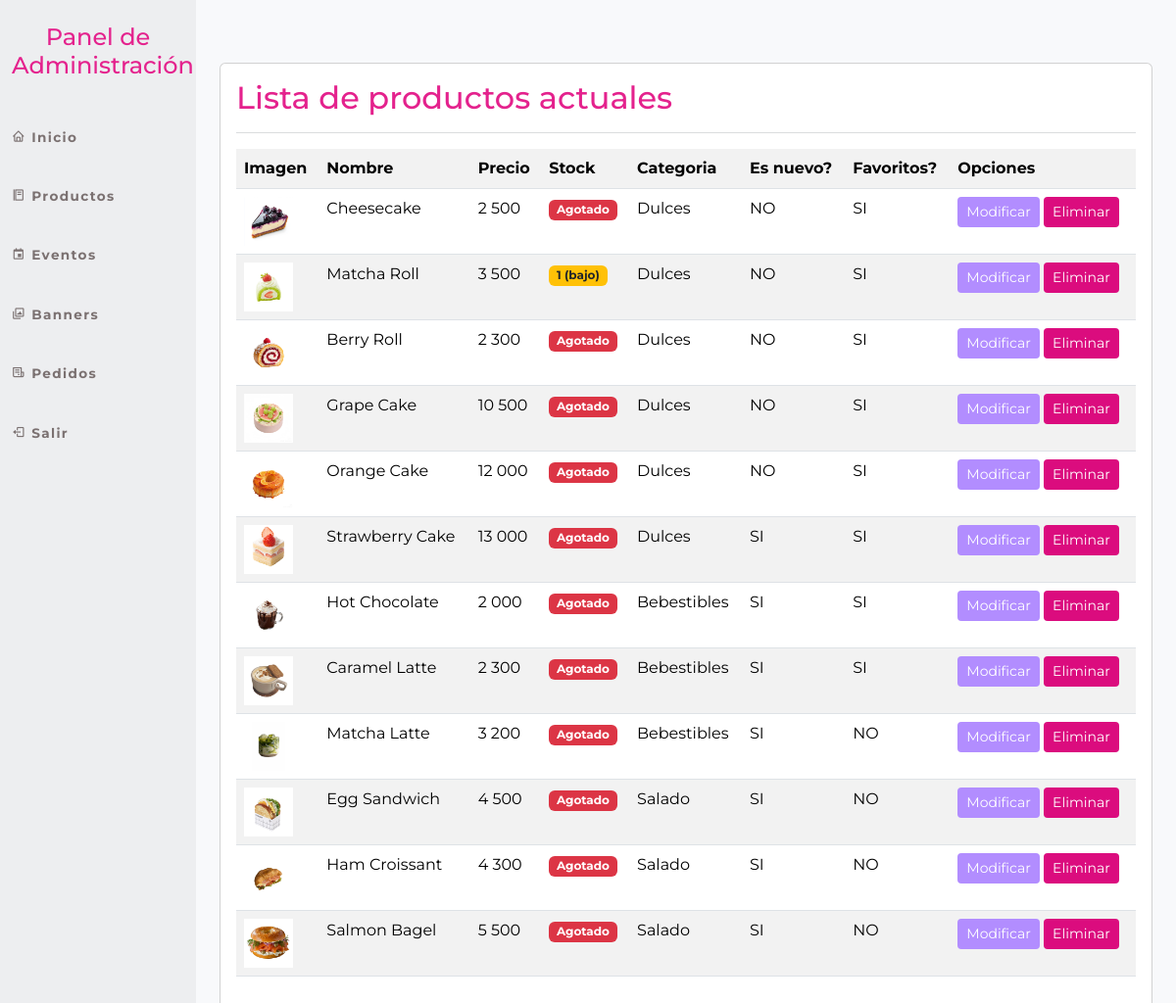
/panel_admin/listar-producto/ (signed in), run on an earlier commit of the app's database.
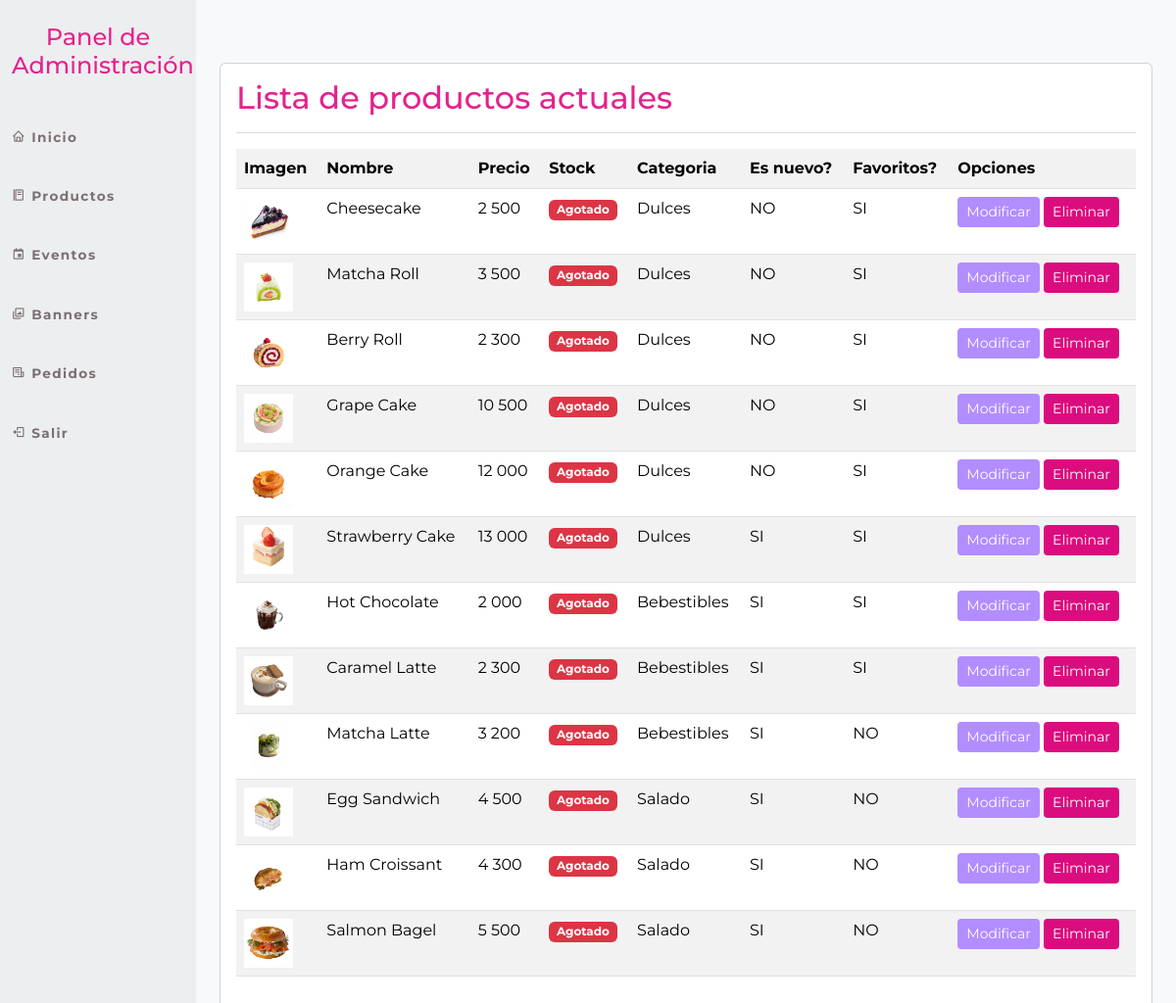
And on a later commit of the database.
### cafeteria_app/models.py (models this page shows, shortened)
class Product(models.Model):
    category = models.ForeignKey(Category, on_delete=models.CASCADE)
    name = models.CharField(max_length=30)
    price = models.PositiveIntegerField()
    descuento = models.IntegerField(default=0, verbose_name="Descuento")
    details = models.TextField(blank=True)
    image = models.ImageField(upload_to='products/', blank=True, null=True)
    stock = models.PositiveIntegerField(default=0, verbose_name="Stock disponible")
    is_new = models.BooleanField(default=False, verbose_name="menu nuevo")
    is_best = models.BooleanField(default=False, verbose_name="mas queridos")

class Category(models.Model):
    name = models.CharField(max_length=15)
    def __str__(self):
        return self.name

### panel_admin/views.py (the view)
# urls.py: path('listar-producto/', listar_producto, name="admin_listar_producto"),
@login_required(login_url='login_admin')
@user_passes_test(es_admin)
def listar_producto(request):
    productos = Product.objects.all()
    data = {
        'productos' : productos
    }
    return render (request,'panel_admin/productos/listarProducto.html', data)

### cafeteria_app/context_processors.py (called while the page is built)
def cart(request):
    return {'cart': Cart(request)}

### panel_admin/views.py (called while the page is built)
def es_admin(user):
    return user.is_staff

### panel_admin/templates/panel_admin/productos/listarProducto.html (shortened to what this page needs)
{% extends 'panel_admin/base.html' %}
{% load crispy_forms_tags %}
{% load humanize %}
{% block main %}
<br><br>
<div class="card">
    <div class="card-body">
        <h2 style="font-family: 'Montserrat', sans-serif; color: #e4228d;">Lista de productos actuales</h2>
        <hr class="border-secondary opacity-25">
        <table class="table table-striped table-hover table-responsive-sm">
            <tr>
                <th>Imagen</th>
                <th>Nombre</th>
                <th>Precio</th>
                <th>Stock</th>
                <th>Categoria</th>
                <th>Es nuevo?</th>
                <th>Favoritos?</th>
                <th>Opciones</th>
            </tr>
            {% for p in productos %}
            <tr>
                <td>
                    {% if p.image %}
                        <img src="{{ p.image.url }}" width="50" alt="{{ p.name }}">
                    {% endif %}
                </td>
                <td>{{ p.name|title }}</td>
                <td>{{ p.price|intcomma }}</td>
                <td>
                    {% if p.stock == 0 %}
                        <span class="badge bg-danger">Agotado</span>
                    {% elif p.stock <= 5 %}
                        <span class="badge bg-warning text-dark">{{ p.stock }} (bajo)</span>
                    {% else %}
                        <span class="badge bg-success">{{ p.stock }}</span>
                    {% endif %}
                </td>
                <td>{{ p.category|title }}</td>
                <td>
                    {% if p.is_new %}
                        SI
                    {% else %}
                        NO
                    {% endif %}
                </td>
                <td>
                    {% if p.is_best %}
                        SI
                    {% else %}
                        NO
                    {% endif %}
                </td>
                <td>
                    <a href="{% url 'admin_modificar_producto' p.id %}" class="btn btn-sm" style="background-color: #B28DFF; color: white;">Modificar</a>
                    <a href="#" onclick="eliminarProducto({{p.id}})" class="btn btn-sm" style="background-color: #db0c7e; color: white;">Eliminar</a>
                </td>
            </tr>
            {% endfor %}
        </table>
    </div>
</div>
{% endblock %}

What changed in the data, as far as the page shows it:
changed Product "Matcha Roll": stock "1" → (not shown); stock "(bajo)" → "Agotado"
